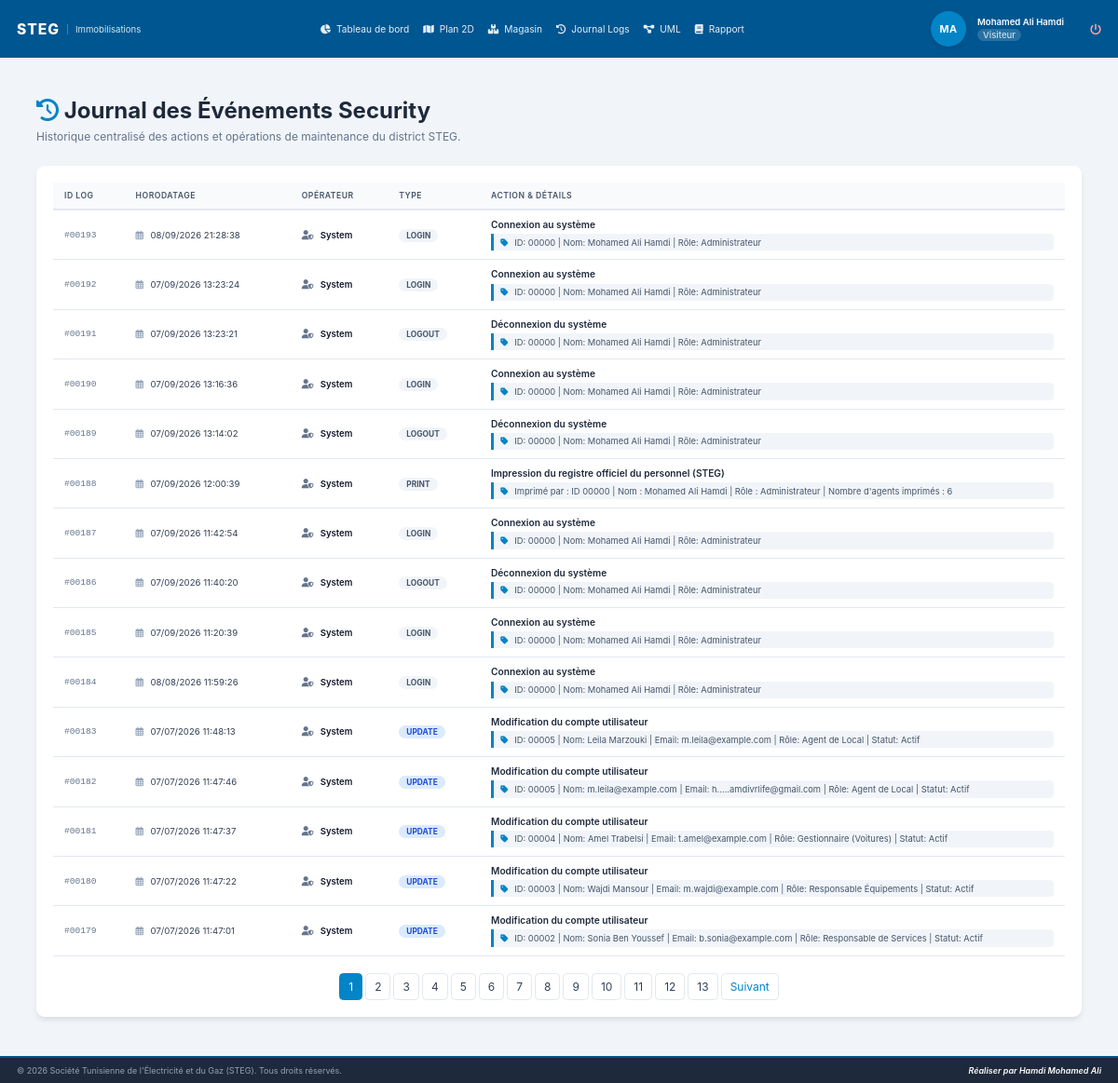
Page /code/views/logs.php (signed in) on the committed database.
### tables this page shows
CREATE TABLE `journal_logs` (
  `idLog` int(11) NOT NULL,
  `idUtilisateur` int(5) UNSIGNED ZEROFILL NOT NULL,
  `action` varchar(255) NOT NULL,
  `typeAction` varchar(50) NOT NULL,
  `cibleEntite` varchar(100) NOT NULL,
  `idCible` varchar(255) NOT NULL,
  `dateAction` datetime DEFAULT current_timestamp()
);

### code/views/logs.php (the view, shortened to what this page needs)
<?php
require_once '../includes/header.php';
require_once '../includes/navbar.php';
require_once '../config/db.php';
$logs = [];
$page   = isset($_GET['page']) ? max(1, intval($_GET['page'])) : 1;
$limit  = 15;
$offset = ($page - 1) * $limit;
try {
    $columns    = $pdo->query("DESCRIBE journal_logs")->fetchAll(PDO::FETCH_COLUMN);
    $dateColumn = $columns[2] ?? 'idLog';
    foreach ($columns as $col) {
        if (stripos($col, 'date') !== false || stripos($col, 'time') !== false || stripos($col, 'stamp') !== false) {
            $dateColumn = $col;
            break;
        }
    }
    $totalLogs  = $pdo->query("SELECT COUNT(*) FROM journal_logs")->fetchColumn();
    $totalPages = ceil($totalLogs / $limit);
    $query = "SELECT l.idLog, l.action, l.typeAction, l.idCible,
                     l.idUtilisateur, l.$dateColumn AS dateGenerique, u.nom
              FROM journal_logs l
              LEFT JOIN users u ON l.idUtilisateur = u.idUtilisateur
              ORDER BY l.$dateColumn DESC
              LIMIT $limit OFFSET $offset";
    $logs = $pdo->query($query)->fetchAll(PDO::FETCH_ASSOC);
} catch (PDOException $e) {
    $errorMsg = "Erreur lors du chargement du journal d'activités : " . $e->getMessage();
}
function typeActionBadge(string $type): string {
    $map = [
        'INSERT' => ['#dcfce7', '#16a34a'],
        'UPDATE' => ['#dbeafe', '#1d4ed8'],
        'DELETE' => ['#fee2e2', '#dc2626'],
        'ERROR'  => ['#fef9c3', '#b45309'],
    ];
    [$bg, $fg] = $map[strtoupper($type)] ?? ['#f1f5f9', '#475569'];
    return "<span style='background:$bg;color:$fg;padding:2px 8px;border-radius:12px;font-size:0.7rem;font-weight:700;'>$type</span>";
}
?>
<div class="logs-wrapper" style="padding: 2rem; max-width: 1200px; margin: 0 auto;">
    <div class="logs-header" style="margin-bottom: 2rem;">
        <h1 style="color: #1e293b; font-size: 2rem; margin-bottom: 0.5rem;">
            <i class="fa-solid fa-clock-rotate-left" style="color: #0284c7;"></i> Journal des Événements Security
        </h1>
        <p style="color: #64748b;">Historique centralisé des actions et opérations de maintenance du district STEG.</p>
    </div>
    <div class="logs-card" style="background:#fff;padding:1.5rem;border-radius:.75rem;box-shadow:0 4px 6px -1px rgb(0 0 0/.1);">
        <div class="table-scroll" style="overflow-x:auto;">
            <table class="steg-table" style="width:100%;border-collapse:collapse;text-align:left;">
                <thead>
                    <tr style="background:#f8fafc;border-bottom:2px solid #e2e8f0;">
                        <th style="padding:.75rem 1rem;color:#475569;font-weight:600;white-space:nowrap;">ID Log</th>
                        <th style="padding:.75rem 1rem;color:#475569;font-weight:600;white-space:nowrap;">Horodatage</th>
                        <th style="padding:.75rem 1rem;color:#475569;font-weight:600;white-space:nowrap;">Opérateur</th>
                        <th style="padding:.75rem 1rem;color:#475569;font-weight:600;white-space:nowrap;">Type</th>
                        <th style="padding:.75rem 1rem;color:#475569;font-weight:600;">Action &amp; Détails</th>
                    </tr>
                </thead>
                <tbody>
                    <?php if (empty($logs)): ?>
                        <tr>
                            <td colspan="5" style="padding:2rem;text-align:center;color:#94a3b8;">
                                Aucune activité répertoriée dans le système.
                            </td>
                        </tr>
                    <?php else: ?>
                        <?php foreach ($logs as $log): ?>
                            <tr style="border-bottom:1px solid #f1f5f9;transition:background .2s;"
                                onmouseover="this.style.backgroundColor='#f8fafc'"
                                onmouseout="this.style.backgroundColor='transparent'">
                                <td style="padding:.75rem 1rem;color:#64748b;font-family:monospace;">
                                    #<?= sprintf('%05d', $log['idLog']) ?>
                                </td>
                                <td style="padding:.75rem 1rem;color:#334155;white-space:nowrap;">
                                    <i class="fa-regular fa-calendar-days" style="color:#94a3b8;margin-right:.4rem;"></i>
                                    <?= date('d/m/Y H:i:s', strtotime($log['dateGenerique'])) ?>
                                </td>
                                <td style="padding:.75rem 1rem;color:#0f172a;font-weight:600;white-space:nowrap;">
                                    <i class="fa-solid fa-user-shield" style="color:#64748b;margin-right:.4rem;font-size:.85rem;"></i>
                                    <?php if (!empty($log['idUtilisateur'])): ?>
                                        (ID: <?= htmlspecialchars($log['idUtilisateur']) ?>)
                                        <?= htmlspecialchars($log['nom'] ?? 'Utilisateur Existant') ?>
                                    <?php else: ?>
                                        System
                                    <?php endif; ?>
                                </td>
                                <td style="padding:.75rem 1rem;">
                                    <?= typeActionBadge($log['typeAction'] ?? '') ?>
                                </td>
                                <td style="padding:.75rem 1rem;max-width:480px;">
                                    <div style="font-weight:600;color:#1e293b;font-size:.85rem;">
                                        <?= htmlspecialchars($log['action']) ?>
                                    </div>
                                    <?php if (!empty($log['idCible'])): ?>
                                        <div style="margin-top:.35rem;padding:.3rem .6rem;background:#f1f5f9;border-left:3px solid #0284c7;border-radius:0 4px 4px 0;font-size:.78rem;color:#475569;word-break:break-word;">
                                            <i class="fa-solid fa-tag" style="color:#0284c7;margin-right:.35rem;"></i>
                                            <?= htmlspecialchars($log['idCible']) ?>
                                        </div>
                                    <?php endif; ?>
                                </td>
                            </tr>
                        <?php endforeach; ?>
                    <?php endif; ?>
                </tbody>
            </table>
        </div>
        <?php if ($totalPages > 1): ?>
            <div style="display:flex;justify-content:center;margin-top:1.5rem;gap:.25rem;flex-wrap:wrap;">
                <?php for ($i = 1; $i <= $totalPages; $i++): ?>
                    <a href="?page=<?= $i ?>"
                       style="padding:.5rem .75rem;border:1px solid #e2e8f0;border-radius:.375rem;text-decoration:none;
                              <?= $i === $page ? 'background:#0284c7;color:#fff;border-color:#0284c7;' : 'color:#334155;' ?>">
                        <?= $i ?>
                    </a>
                <?php endfor; ?>
                <?php if ($page < $totalPages): ?>
                    <a href="?page=<?= $page + 1 ?>" style="padding:.5rem .75rem;border:1px solid #e2e8f0;border-radius:.375rem;color:#0284c7;text-decoration:none;">Suivant</a>
                <?php endif; ?>
            </div>
        <?php endif; ?>
    </div>
</div>
<?php require_once '../includes/footer.php'; ?>

### code/css/style.css (style rules this page uses)
:root { --primary-color: #005691; --primary-hover: #003d66; --success-color: #16a34a; --warning-color: #ca8a04; --danger-color: #dc2626; --accent-blue: #3b82f6; --text-dark: #1e293b; --text-light: #64748b; --text-muted: #94a3b8; --bg-main: #0f172a; --bg-card: #1e293b; --bg-light: #f1f5f9; --border-color: #334155; --border-light: #cbd5e1; --card-shadow: 0 3px 5px -1px rgba(0,0,0,0.05), 0 2px 3px -2px rgba(0,0,0,0.05); }
* { margin: 0; padding: 0; box-sizing: border-box; font-family: 'Inter', 'Segoe UI', Tahoma, Geneva, Verdana, sans-serif; }
html { font-size: 12px; }
body { background-color: var(--bg-main); color: var(--text-dark); min-height: 100vh; display: flex; flex-direction: column; }
.table-scroll, .table-responsive { overflow-x: auto; width: 100%; }
.steg-table, .dashboard-table { width: 100%; border-collapse: collapse; font-size: 0.8rem; text-align: left; }
.steg-table th, .steg-table td, .dashboard-table th, .dashboard-table td { padding: 8px 10px; border-bottom: 1px solid #e2e8f0; }
.steg-table th, .dashboard-table th { background-color: #f8fafc; color: #475569; font-weight: 600; font-size: 0.72rem; text-transform: uppercase; letter-spacing: 0.5px; }

### rows in the picture
journal_logs: idLog "00193", dateAction "08/09/2026 21:28:38", shows "System", typeAction "LOGIN", action "Connexion au système", idCible "ID: 00000 | Nom: Mohamed Ali Hamdi | Rôle: Administrateur"
journal_logs: idLog "00192", dateAction "07/09/2026 13:23:24", shows "System", typeAction "LOGIN", action "Connexion au système", idCible "ID: 00000 | Nom: Mohamed Ali Hamdi | Rôle: Administrateur"
journal_logs: idLog "00191", dateAction "07/09/2026 13:23:21", shows "System", typeAction "LOGOUT", action "Déconnexion du système", idCible "ID: 00000 | Nom: Mohamed Ali Hamdi | Rôle: Administrateur"
journal_logs: idLog "00190", dateAction "07/09/2026 13:16:36", shows "System", typeAction "LOGIN", action "Connexion au système", idCible "ID: 00000 | Nom: Mohamed Ali Hamdi | Rôle: Administrateur"
journal_logs: idLog "00189", dateAction "07/09/2026 13:14:02", shows "System", typeAction "LOGOUT", action "Déconnexion du système", idCible "ID: 00000 | Nom: Mohamed Ali Hamdi | Rôle: Administrateur"
journal_logs: idLog "00188", dateAction "07/09/2026 12:00:39", shows "System", typeAction "PRINT", action "Impression du registre officiel du personnel (STEG)", idCible "Imprimé par : ID 00000 | Nom : Mohamed Ali Hamdi | Rôle : Administrateur | Nombre d'agents imprimés : 6"
journal_logs: idLog "00187", dateAction "07/09/2026 11:42:54", shows "System", typeAction "LOGIN", action "Connexion au système", idCible "ID: 00000 | Nom: Mohamed Ali Hamdi | Rôle: Administrateur"
journal_logs: idLog "00186", dateAction "07/09/2026 11:40:20", shows "System", typeAction "LOGOUT", action "Déconnexion du système", idCible "ID: 00000 | Nom: Mohamed Ali Hamdi | Rôle: Administrateur"
journal_logs: idLog "00185", dateAction "07/09/2026 11:20:39", shows "System", typeAction "LOGIN", action "Connexion au système", idCible "ID: 00000 | Nom: Mohamed Ali Hamdi | Rôle: Administrateur"
journal_logs: idLog "00184", dateAction "08/08/2026 11:59:26", shows "System", typeAction "LOGIN", action "Connexion au système", idCible "ID: 00000 | Nom: Mohamed Ali Hamdi | Rôle: Administrateur"
journal_logs: idLog "00183", dateAction "07/07/2026 11:48:13", shows "System", typeAction "UPDATE", action "Modification du compte utilisateur", idCible "ID: 00005 | Nom: Leila Marzouki | Email: m.leila@example.com | Rôle: Agent de Local | Statut: Actif"
journal_logs: idLog "00182", dateAction "07/07/2026 11:47:46", shows "System", typeAction "UPDATE", action "Modification du compte utilisateur", idCible "ID: 00005 | Nom: m.leila@example.com | Email: h.....amdivrlife@gmail.com | Rôle: Agent de Local | Statut: Actif"
journal_logs: idLog "00181", dateAction "07/07/2026 11:47:37", shows "System", typeAction "UPDATE", action "Modification du compte utilisateur", idCible "ID: 00004 | Nom: Amel Trabelsi | Email: t.amel@example.com | Rôle: Gestionnaire (Voitures) | Statut: Actif"
journal_logs: idLog "00180", dateAction "07/07/2026 11:47:22", shows "System", typeAction "UPDATE", action "Modification du compte utilisateur", idCible "ID: 00003 | Nom: Wajdi Mansour | Email: m.wajdi@example.com | Rôle: Responsable Équipements | Statut: Actif"
journal_logs: idLog "00179", dateAction "07/07/2026 11:47:01", shows "System", typeAction "UPDATE", action "Modification du compte utilisateur", idCible "ID: 00002 | Nom: Sonia Ben Youssef | Email: b.sonia@example.com | Rôle: Responsable de Services | Statut: Actif"

### other values in the picture
$initiales "MA"
$_SESSION['nom'] "Mohamed Ali Hamdi"
$labelProfil "Visiteur"
